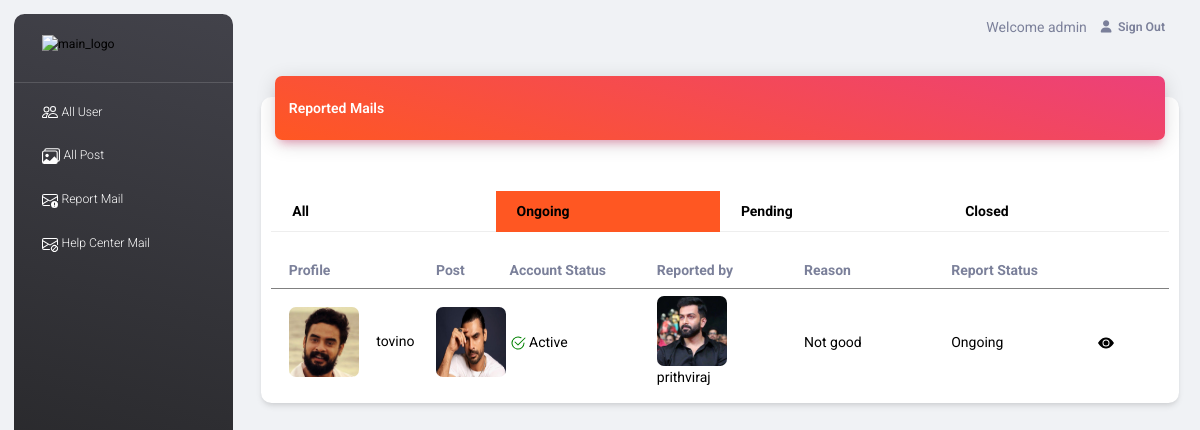
The page /admin_app/report_mail/ (signed in) on the database its author committed.
### Frontend/models.py (models this page shows)
class ReportDB(models.Model):
    PostId = models.ForeignKey(PostDB, on_delete=models.CASCADE)
    UserId = models.ForeignKey(RegisterDB, on_delete=models.CASCADE)
    Reason = models.CharField(max_length=100, null=True, blank=True)
    created_at = models.DateTimeField(auto_now_add=True)
    ReviewComment = models.CharField(max_length=100, null=True, blank=True)
    ReportStatus = models.IntegerField(default=0)

class PostDB(models.Model):
    PostId = models.AutoField(primary_key=True)
    UserId = models.ForeignKey(RegisterDB, on_delete=models.CASCADE)
    Username = models.CharField(max_length=50, null=True, blank=True)
    Description = models.CharField(max_length=400, null=True, blank=True)
    PImage = models.ImageField(upload_to="PostImage", null=True, blank=True, default=None)
    created_at = models.DateTimeField(auto_now_add=True)
    no_of_likes = models.IntegerField(default=0)
    no_of_comments = models.IntegerField(default=0)

class RegisterDB(models.Model):
    UserId = models.AutoField(primary_key=True)
    Name = models.CharField(max_length=50, null=True, blank=True)
    Username = models.CharField(max_length=50, null=True, blank=True)
    Email = models.CharField(max_length=70, null=True, blank=True)
    Password = models.CharField(max_length=20, null=True, blank=True)
    DP = models.ImageField(upload_to="DP", default='default.jpg')
    Account_created = models.DateTimeField(auto_now_add=True)
    Status = models.IntegerField(default=0)

### admin_app/views.py (the view)
# urls.py: path('report_mail/', views.report_mail, name="report_mail"),
def report_mail(request):
    if 'username' in request.session:
        mail = ReportDB.objects.all()
        ongoing = ReportDB.objects.filter(ReportStatus=0)
        pending = ReportDB.objects.filter(ReportStatus=1)
        closed = ReportDB.objects.filter(ReportStatus=2)
        return render(request, "report_mail.html", {'mail': mail, 'ongoing': ongoing, 'pending': pending, 'closed': closed})
    else:
        return redirect(admin_login)

### admin_app/templates/report_mail.html (shortened to what this page needs)
<!DOCTYPE html>
{% extends 'index.html' %}
{% block content %}
<html lang="en">
<head>
</head>
<body>
<div class="container-fluid py-4">
    <div class="row">
        <div class="col-12">
            <div class="card my-4">
                <div class="card-header p-0 position-relative mt-n4 mx-3 z-index-2">
                    <div class="bg-gradient-primary shadow-primary border-radius-lg pt-4 pb-3">
                        <div class="row justify-content-between">
                            <div class="col-3">
                                <h6 class="text-white text-capitalize ps-3">Reported Mails</h6>
                            </div>
                        </div>
                    </div>
                </div>
                <div class="card-body pb-2">
                    <div class="full inner_elements margin_top_30">
                        <div class="tab_style2">
                            <div class="tabbar">
                                <nav>
                                    <div class="row nav nav-tabs" id="nav-tab" role="tablist">
                                        <a aria-selected="false" class="col nav-item nav-link" data-toggle="tab"
                                           href="#all_mail" id="nav-all-tab" role="tab"><strong>All</strong></a>
                                        <a aria-selected="true" class=" col nav-item nav-link active" data-toggle="tab"
                                           href="#ongoing_mail" id="nav-ongoing-tab" role="tab"><strong>
                                            Ongoing </strong></a>
                                        <a aria-selected="true" class=" col nav-item nav-link" data-toggle="tab"
                                           href="#pending_mail" id="nav-pending-tab" role="tab"><strong>
                                            Pending </strong></a>
                                        <a aria-selected="false" class="col nav-item nav-link" data-toggle="tab"
                                           href="#closed_mail" id="nav-closed-tab" role="tab"><strong>
                                            Closed </strong></a>
                                    </div>
                                </nav>
                                <div class="tab-content" id="nav-tabContent">
                                    <div aria-labelledby="nav-ongoing-tab" class="tab-pane fade show active" id="ongoing_mail"
                                         role="tabpanel">
                                        <div class="msg_list_main">
                                            <div>
                                                <div class="row p-2" style="border-bottom: 1px solid grey;">
                                                    <div class="col">
                                                        <b style="font-size:14px;">Profile</b>
                                                    </div>
                                                    <div class="col-1">
                                                        <b style="font-size:14px;">Post</b>
                                                    </div>
                                                    <div class="col">
                                                        <b style="font-size:14px;">Account Status</b>
                                                    </div>
                                                    <div class="col">
                                                        <b style="font-size:14px;">Reported by</b>
                                                    </div>
                                                    <div class="col">
                                                        <b style="font-size:14px;">Reason</b>
                                                    </div>
                                                    <div class="col">
                                                        <b style="font-size:14px;">Report Status</b>
                                                    </div>
                                                     <div class="col-1">
                                                    </div>
                                                </div>
                                                    {% for i in ongoing %}
                                                        <div class="row p-2 list-row align-items-center">
                                                            <div class="col">
                                                                <a href="{% url 'user_profile' dataid=i.PostId.UserId_id %}">
                                                                <img alt="user1"
                                                                     class="avatar me-3 border-radius-lg" style="height:70px; width:70px;"
                                                                     src="{{i.PostId.UserId.DP.url}}">
                                                                {{i.PostId.Username}}</a>
                                                            </div>
                                                            <div class="col-1">
                                                                <a href="{% url 'view_each_post' dataid=i.PostId_id %}">
                                                                <img alt="user1"
                                                                     class="me-3 border-radius-lg" style="height:70px; width:70px;"
                                                                     src="{{i.PostId.PImage.url}}">
                                                                </a>
                                                            </div>
                                                            <div class="col">
                                                                {% if i.PostId.UserId.Status == 0 %}
                                                                Active
                                                                {% else %}
                                                                <svg xmlns="http://www.w3.org/2000/svg" width="16" height="16" fill="red" class="bi bi-ban" viewBox="0 0 16 16">
                                                                  <path d="M15 8a6.973 6.973 0 0 0-1.71-4.584l-9.874 9.875A7 7 0 0 0 15 8M2.71 12.584l9.874-9.875a7 7 0 0 0-9.874 9.874ZM16 8A8 8 0 1 1 0 8a8 8 0 0 1 16 0"/>
                                                                </svg>
                                                                Disabled
                                                                {% endif %}
                                                            </div>
                                                            <div class="col">
                                                                <a href="{% url 'user_profile' dataid=i.UserId_id %}">
                                                                <img alt="user1"
                                                                     class="avatar me-3 border-radius-lg" style="height:70px; width:70px;"
                                                                     src="{{i.UserId.DP.url}}">
                                                                {{i.UserId.Username}}</a>
                                                            </div>
                                                            <div class="col">
                                                                <a>{{i.Reason}}</a>
                                                            </div>
                                                            <div class="col">
                                                                {% if i.ReportStatus == 0 %}
                                                                    Ongoing
                                                                {% elif i.ReportStatus == 1 %}
                                                                    Pending
                                                                {% else %}
                                                                    Closed
                                                                {% endif %}
                                                            </div>
                                                            <div class="col-1">
                                                                <a href="{% url 'report_detail' dataid=i.id %}">
                                                                    <svg xmlns="http://www.w3.org/2000/svg" width="16" height="16" fill="currentColor" class="bi bi-eye-fill" viewBox="0 0 16 16">
                                                                      <path d="M10.5 8a2.5 2.5 0 1 1-5 0 2.5 2.5 0 0 1 5 0"/>
                                                                      <path d="M0 8s3-5.5 8-5.5S16 8 16 8s-3 5.5-8 5.5S0 8 0 8m8 3.5a3.5 3.5 0 1 0 0-7 3.5 3.5 0 0 0 0 7"/>
                                                                    </svg>
                                                                </a>
                                                            </div>
                                                        </div>
                                                    {% endfor %}
                                            </div>
                                        </div>
                                    </div>
                                </div>
                            </div>
                        </div>
                    </div>
                </div>
            </div>
        </div>
    </div>
</div>
</body>
</html>
{% endblock %}

### admin_app/static/asset/css/custom-admin.css (style rules this page uses)
.list-row { color:black; }

### Frontend/static/assets/style.css (style rules this page uses)
* { margin: 0; padding: 0; outline: none !important; }
html, body { color: #898989; font-size: 14px; font-family: 'Poppins', sans-serif; line-height: normal; font-weight: 300; overflow-x: hidden !important; }
a { color: #1f1f1f; text-decoration: none !important; outline: none !important; -webkit-transition: all .3s ease-in-out; -moz-transition: all .3s ease-in-out; -ms-transition: all .3s ease-in-out; -o-transition: all .3s ease-in-out; transition: all .3s ease-in-out; }
h1, h2, h3, h4, h5, h6 { letter-spacing: 0; font-weight: normal; position: relative; padding: 0; font-weight: normal; line-height: normal; color: #1f1f1f; margin: 0 }
h6 { font-size: 13px }
a { color: #898989; text-decoration: none; outline: none; }
a, .btn { text-decoration: none !important; outline: none !important; -webkit-transition: all .3s ease-in-out; -moz-transition: all .3s ease-in-out; -ms-transition: all .3s ease-in-out; -o-transition: all .3s ease-in-out; transition: all .3s ease-in-out; }
.full { width: 100%; float: left; }
.margin_top_30 { margin-top: 30px; }
.msg_list_main { float: left; width: 100%; }
.tabbar { float: left; width: 100%; }
.tab-content { padding: 20px 0; }
.tabbar .nav-tabs { border-bottom: solid #eee 1px; }
.tabbar nav div.nav-tabs .nav-link { border-radius: 0; padding: 8px 20px; font-size: 14px; font-weight: 300; }
.tab_style2 .tabbar nav div.nav-tabs .nav-link.active { background: #ff5722; color: #fff; border-color: #ff5722; }

### admin_app/templates/report_mail.html (style rules this page uses)
a { text-decoration: none !important; color: black !important; }

### rows shown on the page
ReportDB: PostId.UserId.DP (picture), PostId.Username "tovino", PostId.PImage (picture), shows "Active", UserId.DP (picture), UserId.Username "prithviraj", Reason "Not good", ReportStatus "Ongoing"

### other values the page prints
{{ request.session.username }} "admin"
